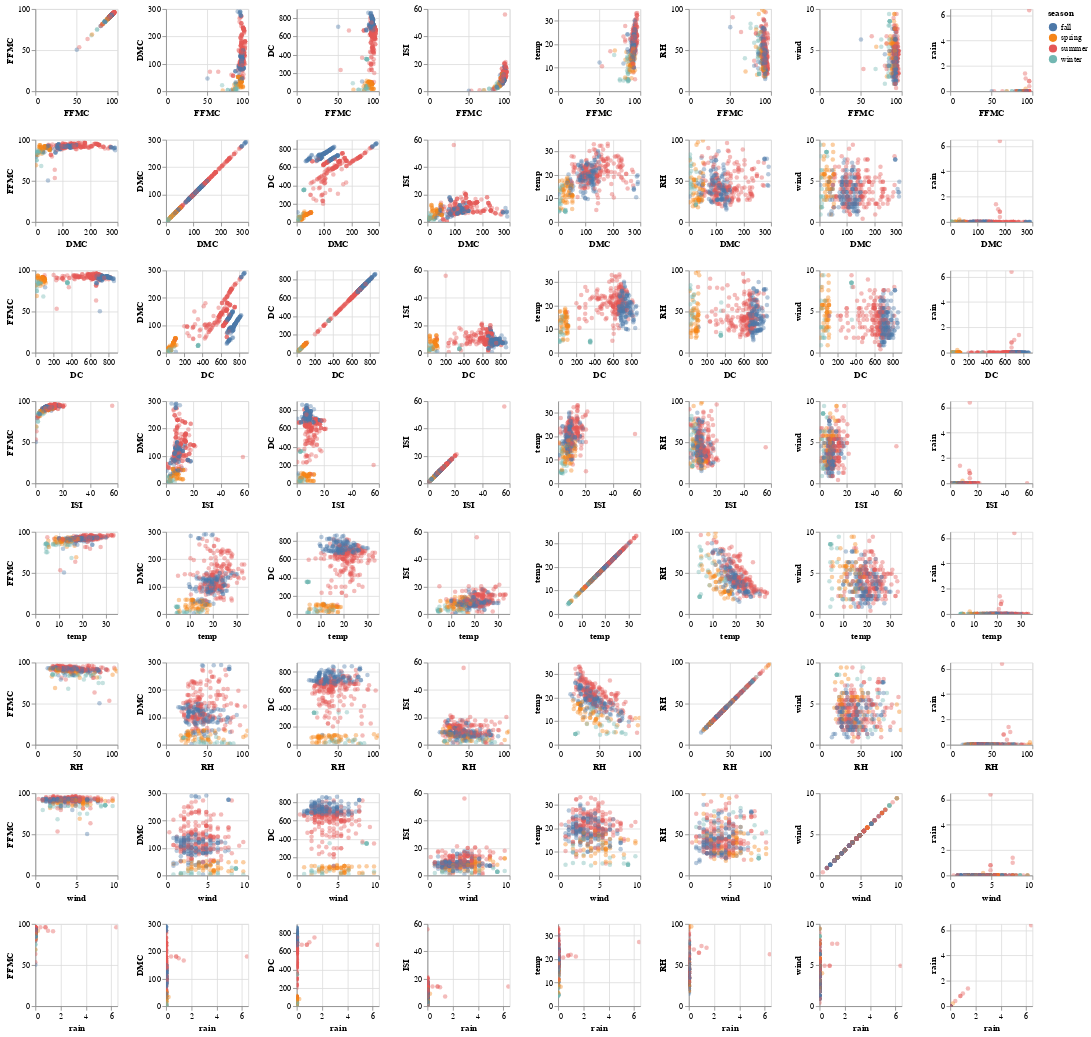

Notebook code cell kept with this figure:
### Code cell
# pairplot between numeric variables and ouliers 
# (keep these in mind when building your model)

alt.Chart(train_set).mark_circle().encode(
    x = alt.X(alt.repeat("row"), type = "quantitative"),
    y = alt.Y(alt.repeat("column"), type = "quantitative"),
    color = "season"
).properties(
    width = 100,
    height = 100
).repeat(
    column = ["FFMC", "DMC", "DC", "ISI", "temp", "RH", "wind", "rain"],
    row = ["FFMC", "DMC", "DC", "ISI", "temp", "RH", "wind", "rain"]
).configure_mark(
    opacity = 0.4,
).interactive()

### Figure 1 — Vega-Lite specification as saved in the notebook (floating-point values rounded to 4 significant figures; data arrays with more than 128 entries replaced by an {"elided": "..."} marker saying what was removed)
{"config": {"view": {"continuousWidth": 400, "continuousHeight": 300}, "mark": {"opacity": 0.4}}, "repeat": {"column": ["FFMC", "DMC", "DC", "ISI", "temp", "RH", "wind", "rain"], "row": ["FFMC", "DMC", "DC", "ISI", "temp", "RH", "wind", "rain"]}, "spec": {"data": {"name": "data-e0bda87007f42779033a993ab5a8062f"}, "mark": "circle", "encoding": {"color": {"type": "nominal", "field": "season"}, "x": {"type": "quantitative", "field": {"repeat": "row"}}, "y": {"type": "quantitative", "field": {"repeat": "column"}}}, "height": 100, "selection": {"selector011": {"type": "interval", "bind": "scales", "encodings": ["x", "y"]}}, "width": 100}, "$schema": "https://vega.github.io/schema/vega-lite/v4.8.1.json", "datasets": {"data-e0bda87007f42779033a993ab5a8062f": {"elided": "413 records"}}}
